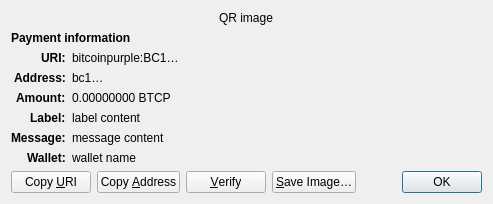
<?xml version="1.0" encoding="UTF-8"?>
<ui version="4.0">
 <class>ReceiveRequestDialog</class>
 <widget class="QDialog" name="ReceiveRequestDialog">
  <property name="geometry">
   <rect>
    <x>0</x>
    <y>0</y>
    <width>413</width>
    <height>229</height>
   </rect>
  </property>
  <property name="windowTitle">
   <string>Request payment to …</string>
  </property>
  <layout class="QGridLayout" name="gridLayout" columnstretch="0,1">
   <property name="sizeConstraint">
    <enum>QLayout::SetFixedSize</enum>
   </property>
   <item row="0" column="0" colspan="2" alignment="Qt::AlignHCenter">
    <widget class="QRImageWidget" name="qr_code">
     <property name="text">
      <string notr="true">QR image</string>
     </property>
     <property name="textInteractionFlags">
      <set>Qt::NoTextInteraction</set>
     </property>
    </widget>
   </item>
   <item row="1" column="0" colspan="2">
    <widget class="QLabel" name="payment_header">
     <property name="font">
      <font>
       <weight>75</weight>
       <bold>true</bold>
      </font>
     </property>
     <property name="text">
      <string>Payment information</string>
     </property>
     <property name="textInteractionFlags">
      <set>Qt::NoTextInteraction</set>
     </property>
    </widget>
   </item>
   <item row="2" column="0" alignment="Qt::AlignRight|Qt::AlignTop">
    <widget class="QLabel" name="uri_tag">
     <property name="font">
      <font>
       <weight>75</weight>
       <bold>true</bold>
      </font>
     </property>
     <property name="text">
      <string notr="true">URI:</string>
     </property>
     <property name="textFormat">
      <enum>Qt::PlainText</enum>
     </property>
     <property name="textInteractionFlags">
      <set>Qt::NoTextInteraction</set>
     </property>
    </widget>
   </item>
   <item row="2" column="1" alignment="Qt::AlignTop">
    <widget class="QLabel" name="uri_content">
     <property name="text">
      <string notr="true">bitcoinpurple:BC1…</string>
     </property>
     <property name="textFormat">
      <enum>Qt::RichText</enum>
     </property>
     <property name="wordWrap">
      <bool>true</bool>
     </property>
     <property name="textInteractionFlags">
      <set>Qt::TextSelectableByMouse</set>
     </property>
    </widget>
   </item>
   <item row="3" column="0" alignment="Qt::AlignRight|Qt::AlignTop">
    <widget class="QLabel" name="address_tag">
     <property name="font">
      <font>
       <weight>75</weight>
       <bold>true</bold>
      </font>
     </property>
     <property name="text">
      <string>Address:</string>
     </property>
     <property name="textInteractionFlags">
      <set>Qt::NoTextInteraction</set>
     </property>
    </widget>
   </item>
   <item row="3" column="1" alignment="Qt::AlignTop">
    <widget class="QLabel" name="address_content">
     <property name="text">
      <string notr="true">bc1…</string>
     </property>
     <property name="textFormat">
      <enum>Qt::PlainText</enum>
     </property>
     <property name="textInteractionFlags">
      <set>Qt::TextSelectableByMouse</set>
     </property>
    </widget>
   </item>
   <item row="4" column="0" alignment="Qt::AlignRight|Qt::AlignTop">
    <widget class="QLabel" name="amount_tag">
     <property name="font">
      <font>
       <weight>75</weight>
       <bold>true</bold>
      </font>
     </property>
     <property name="text">
      <string>Amount:</string>
     </property>
     <property name="textInteractionFlags">
      <set>Qt::NoTextInteraction</set>
     </property>
    </widget>
   </item>
   <item row="4" column="1" alignment="Qt::AlignTop">
    <widget class="QLabel" name="amount_content">
     <property name="text">
      <string notr="true">0.00000000 BTCP</string>
     </property>
     <property name="textFormat">
      <enum>Qt::PlainText</enum>
     </property>
     <property name="textInteractionFlags">
      <set>Qt::TextSelectableByMouse</set>
     </property>
    </widget>
   </item>
   <item row="5" column="0" alignment="Qt::AlignRight|Qt::AlignTop">
    <widget class="QLabel" name="label_tag">
     <property name="font">
      <font>
       <weight>75</weight>
       <bold>true</bold>
      </font>
     </property>
     <property name="text">
      <string>Label:</string>
     </property>
     <property name="textInteractionFlags">
      <set>Qt::NoTextInteraction</set>
     </property>
    </widget>
   </item>
   <item row="5" column="1" alignment="Qt::AlignTop">
    <widget class="QLabel" name="label_content">
     <property name="text">
      <string notr="true">label content</string>
     </property>
     <property name="textFormat">
      <enum>Qt::PlainText</enum>
     </property>
     <property name="wordWrap">
      <bool>true</bool>
     </property>
     <property name="textInteractionFlags">
      <set>Qt::TextSelectableByMouse</set>
     </property>
    </widget>
   </item>
   <item row="6" column="0" alignment="Qt::AlignRight|Qt::AlignTop">
    <widget class="QLabel" name="message_tag">
     <property name="font">
      <font>
       <weight>75</weight>
       <bold>true</bold>
      </font>
     </property>
     <property name="text">
      <string>Message:</string>
     </property>
     <property name="textInteractionFlags">
      <set>Qt::NoTextInteraction</set>
     </property>
    </widget>
   </item>
   <item row="6" column="1" alignment="Qt::AlignTop">
    <widget class="QLabel" name="message_content">
     <property name="text">
      <string notr="true">message content</string>
     </property>
     <property name="textFormat">
      <enum>Qt::PlainText</enum>
     </property>
     <property name="wordWrap">
      <bool>true</bool>
     </property>
     <property name="textInteractionFlags">
      <set>Qt::TextSelectableByMouse</set>
     </property>
    </widget>
   </item>
   <item row="7" column="0" alignment="Qt::AlignRight|Qt::AlignTop">
    <widget class="QLabel" name="wallet_tag">
     <property name="font">
      <font>
       <weight>75</weight>
       <bold>true</bold>
      </font>
     </property>
     <property name="text">
      <string>Wallet:</string>
     </property>
     <property name="textInteractionFlags">
      <set>Qt::NoTextInteraction</set>
     </property>
    </widget>
   </item>
   <item row="7" column="1" alignment="Qt::AlignTop">
    <widget class="QLabel" name="wallet_content">
     <property name="text">
      <string notr="true">wallet name</string>
     </property>
     <property name="textFormat">
      <enum>Qt::PlainText</enum>
     </property>
     <property name="wordWrap">
      <bool>true</bool>
     </property>
     <property name="textInteractionFlags">
      <set>Qt::TextSelectableByMouse</set>
     </property>
    </widget>
   </item>
   <item row="8" column="0" colspan="2">
    <layout class="QHBoxLayout" name="horizontalLayout">
     <item>
      <widget class="QPushButton" name="btnCopyURI">
       <property name="text">
        <string>Copy &amp;URI</string>
       </property>
       <property name="autoDefault">
        <bool>false</bool>
       </property>
      </widget>
     </item>
     <item>
      <widget class="QPushButton" name="btnCopyAddress">
       <property name="text">
        <string>Copy &amp;Address</string>
       </property>
       <property name="autoDefault">
        <bool>false</bool>
       </property>
      </widget>
     </item>
     <item>
      <widget class="QPushButton" name="btnVerify">
       <property name="text">
        <string>&amp;Verify</string>
       </property>
       <property name="toolTip">
        <string>Verify this address on e.g. a hardware wallet screen</string>
       </property>
       <property name="autoDefault">
        <bool>false</bool>
       </property>
      </widget>
     </item>
     <item>
      <widget class="QPushButton" name="btnSaveAs">
       <property name="text">
        <string>&amp;Save Image…</string>
       </property>
       <property name="autoDefault">
        <bool>false</bool>
       </property>
      </widget>
     </item>
     <item>
      <spacer name="horizontalSpacer_2">
       <property name="orientation">
        <enum>Qt::Horizontal</enum>
       </property>
       <property name="sizeHint" stdset="0">
        <size>
         <width>40</width>
         <height>20</height>
        </size>
       </property>
      </spacer>
     </item>
     <item>
      <widget class="QDialogButtonBox" name="buttonBox">
       <property name="focusPolicy">
        <enum>Qt::StrongFocus</enum>
       </property>
       <property name="standardButtons">
        <set>QDialogButtonBox::Ok</set>
       </property>
      </widget>
     </item>
    </layout>
   </item>
  </layout>
 </widget>
 <customwidgets>
  <customwidget>
   <class>QRImageWidget</class>
   <extends>QLabel</extends>
   <header>qt/qrimagewidget.h</header>
  </customwidget>
 </customwidgets>
 <tabstops>
  <tabstop>buttonBox</tabstop>
  <tabstop>btnCopyURI</tabstop>
  <tabstop>btnCopyAddress</tabstop>
  <tabstop>btnSaveAs</tabstop>
 </tabstops>
 <resources/>
 <connections>
  <connection>
   <sender>buttonBox</sender>
   <signal>accepted()</signal>
   <receiver>ReceiveRequestDialog</receiver>
   <slot>accept()</slot>
   <hints>
    <hint type="sourcelabel">
     <x>135</x>
     <y>230</y>
    </hint>
    <hint type="destinationlabel">
     <x>135</x>
     <y>126</y>
    </hint>
   </hints>
  </connection>
 </connections>
</ui>
